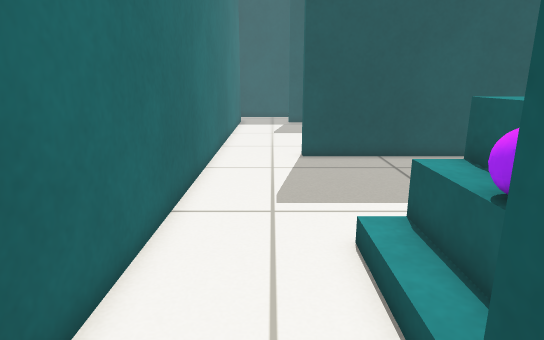
[1] (above)

20 first-person views from a walk through a robot-simulator world made for Gazebo. The camera is 0.68 m above the floor, tilts 14° down and sees 75° across. The floor is counted in squares, 0.2 m on a side. Each view is taken from the middle of a square. On the plan, view 1 faces up. The plan holds only what a view shows up to about 20 squares ahead; the rest is blank.

[2]
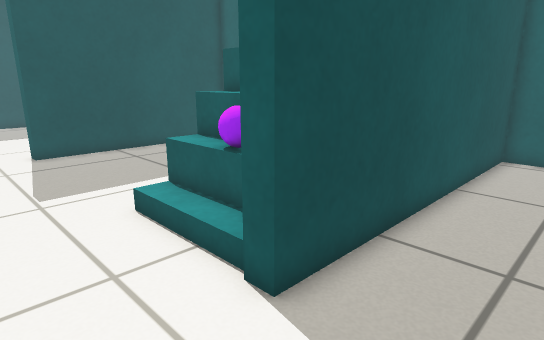

[3]
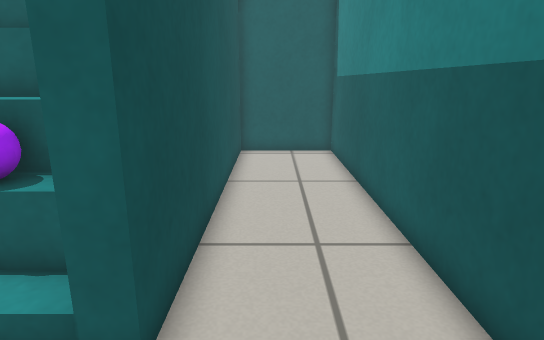

[4]
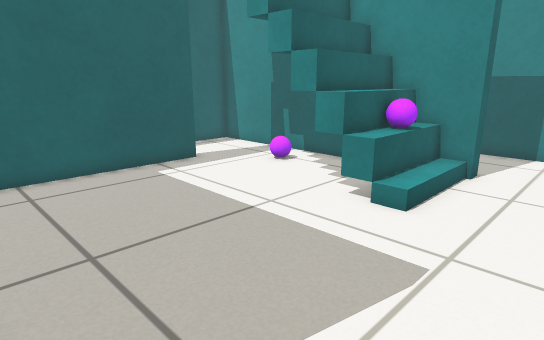

[5]
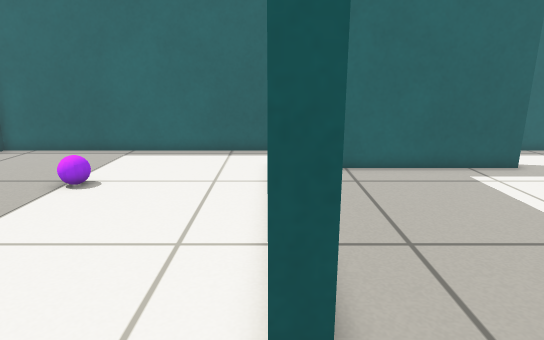

[6]
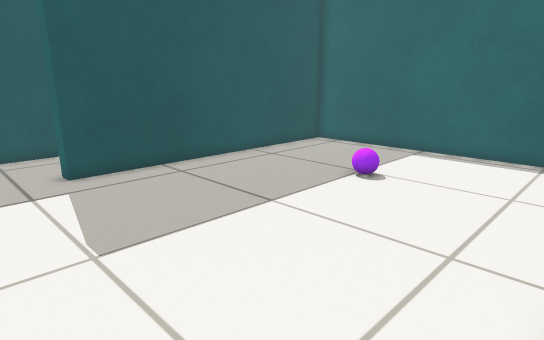

[7]
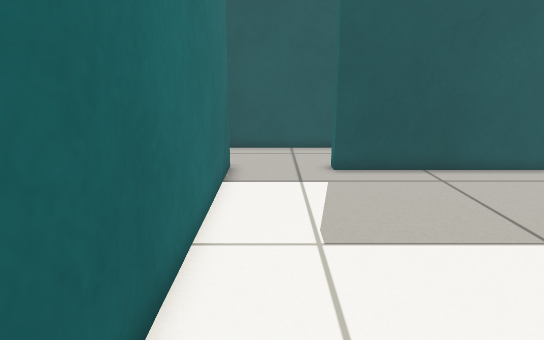

[8]
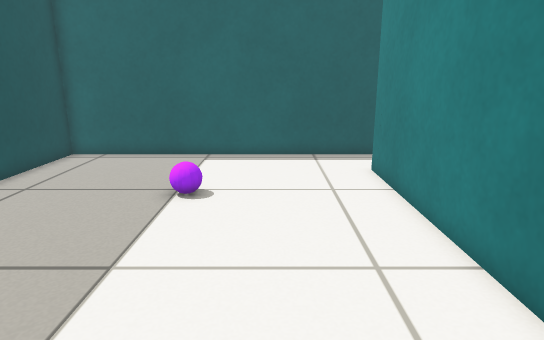

[9]
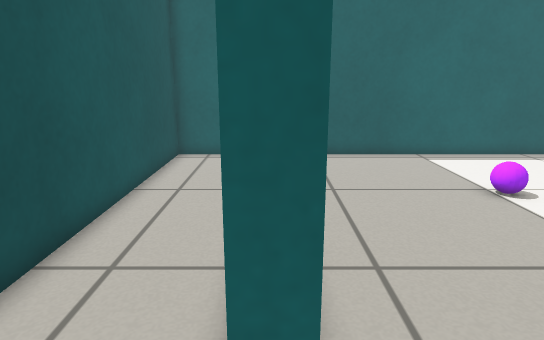

[10]
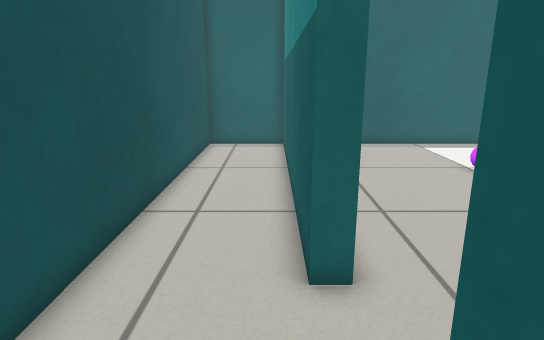

[11]
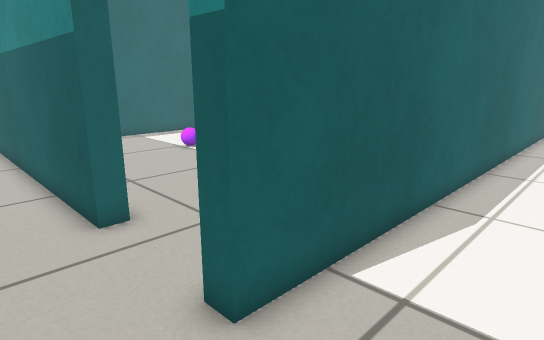

[12]
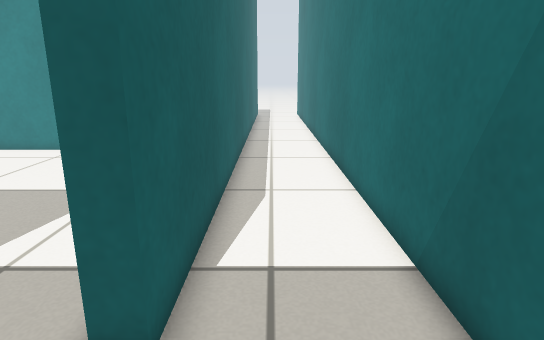

[13]
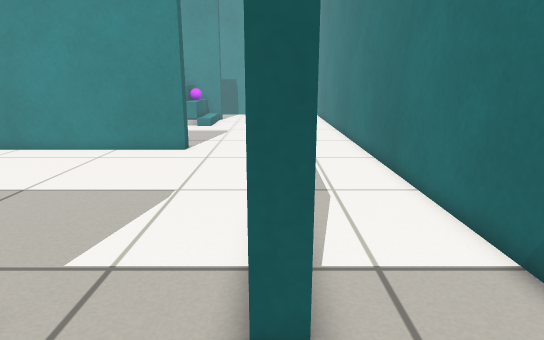

[14]
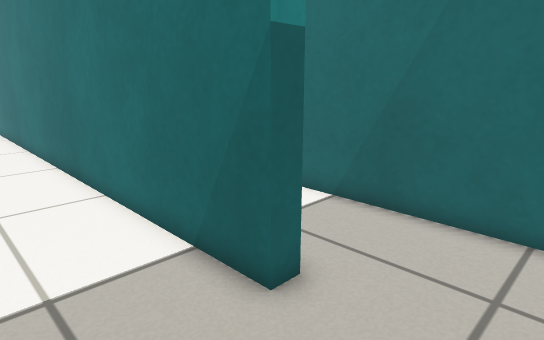

[15]
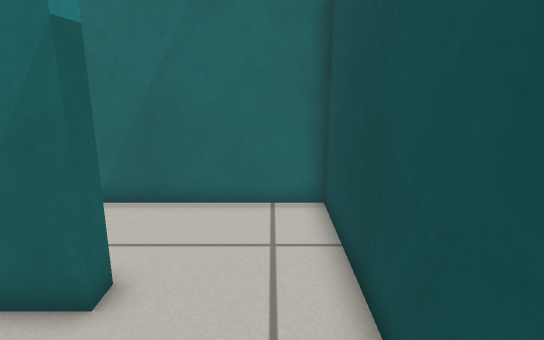

[16]
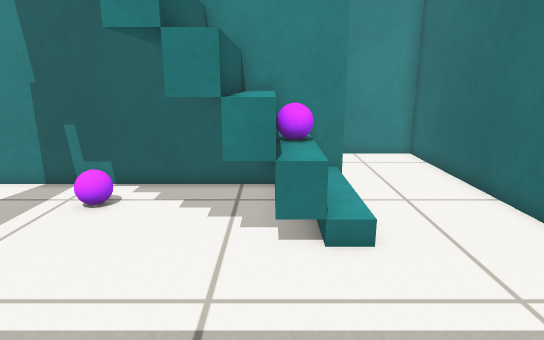

[17]
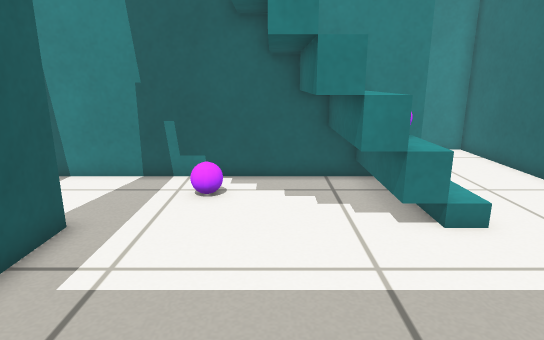

[18]
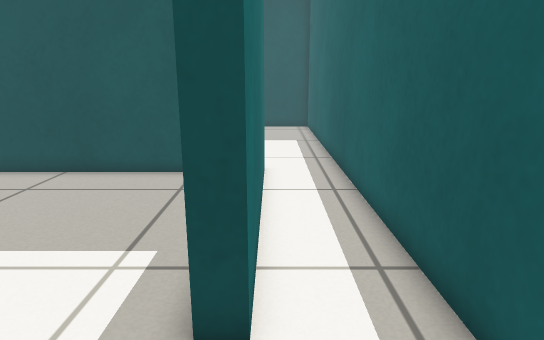

[19]
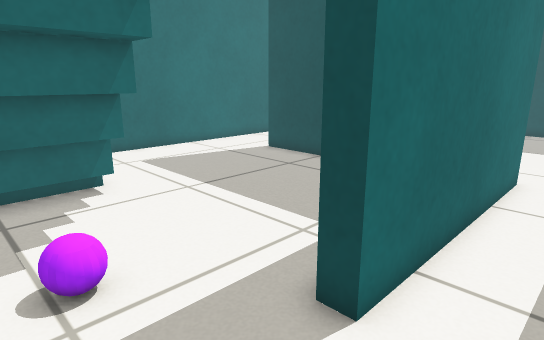

[20]
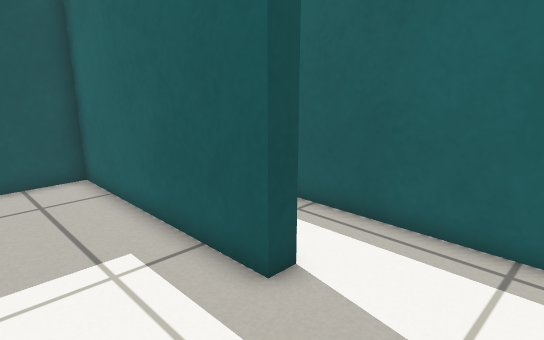

### Floor plan
Points are (right, up) in squares from view 1. A wall is a line through its corners. A room is listed if a view was taken in it or the views show most of it. See-through windows are left out.
Room 1 (views 1, 2, 3)
walls: (-2.7, 2.5) (-2.7, -3) (15.8, -3) (15.8, 1.6) (1.6, 1.6) (1.6, 2.3)
ways out: opening at (-0.5, 2) to room 2
Room 2 (views 4, 5, 6, 7, 16, 17)
walls: (1.6, 2.3) (6.6, 2.3); (11.9, 7) (11.9, 16.3) (1.5, 16.3) (1.5, 17); (-2.7, 17.4) (-2.7, 2.5)
ways out: opening at (-0.5, 2) to room 1; opening at (-0.5, 16.5) to room 3; opening at (9.5, 7) to room 6
objects: stairs (3, 3) to (7, 7); purple ball (3, 4) to (4, 5)
Room 3 (views 8, 18, 19)
walls: (1.5, 17) (12.7, 17) (12.7, 7) (11.9, 7); (-2.7, 31.3) (-2.7, 17.4); (11.5, 2.3) (15, 2.3); (15.8, 3.1) (15.8, 30.6) (1.5, 30.6)
ways out: opening at (-0.5, 16.5) to room 2; opening at (-0.5, 31) to room 4; opening at (12.5, 4.5) to room 6
objects: purple ball (9, 23) to (10, 24)
Room 4 (views 9, 14, 15)
walls: (1.5, 30.6) (1.5, 31.3) (15.8, 31.3) (15.8, 35.5) (-2.4, 35.5)
ways out: opening at (-0.5, 31) to room 3; opening at (-3, 33.5) to room 5
Room 5 (views 10, 11, 12, 13)
walls: (-3.5, 8.9) (-3.5, 31.3) (-2.7, 31.3); (-2.4, 35.5) (-7.7, 35.5) (-7.7, 14)
ways out: opening at (-3, 33.5) to room 4
Room 6 (view 20)
walls: (6.6, 2.3) (11.5, 2.3)
ways out: opening at (9.5, 7) to room 2; opening at (12.5, 4.5) to room 3
objects: purple ball (9, 4) to (9, 5)

Positions as (right, up) in squares from view 1, and headings:
1: (0, 0), facing up
2: (-2, -2), facing up-right
3: (-2, 0), facing right
4: (-2, 16), facing down-right
5: (-2, 17), facing right
6: (-2, 17), facing up-right
7: (-1, 17), facing up
8: (-1, 21), facing right
9: (-1, 31), facing right
10: (-4, 32), facing right
11: (-7, 34), facing down-right
12: (-5, 35), facing down
13: (-3, 35), facing down
14: (1, 35), facing down-left
15: (2, 34), facing left
16: (4, 14), facing down
17: (7, 15), facing down
18: (13, 3), facing up
19: (15, 3), facing up-left
20: (8, 3), facing up-right
